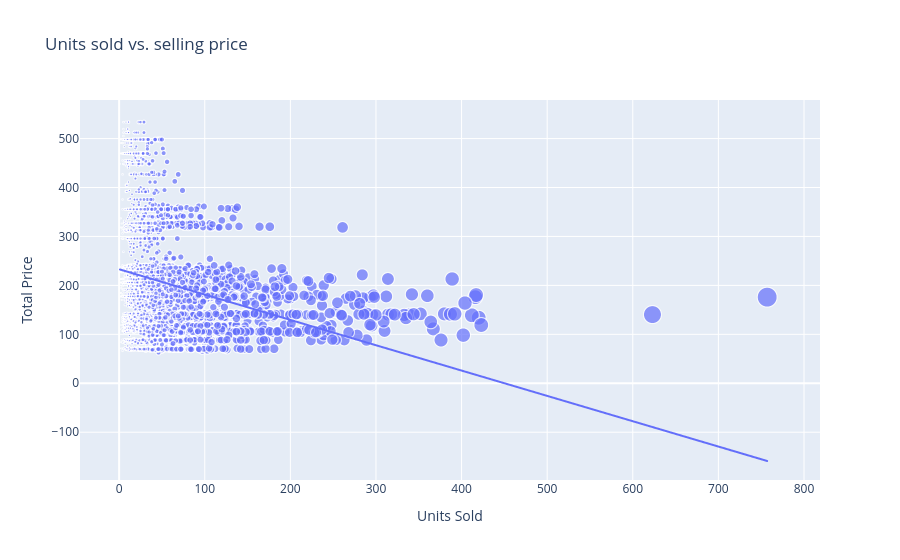

The cell this chart's notebook holds for it:
### Markdown cell above
## 3. Visualizing the relationship between price and demand

### Code cell
# 150k points make an unreadable (and very heavy) chart, so we plot a random sample
plot_sample = data.sample(5000, random_state=42)

fig = px.scatter(
    plot_sample,
    x="Units Sold",
    y="Total Price",
    size="Units Sold",
    trendline="ols",
    title="Units sold vs. selling price",
)
fig.show()

### Figure 1 — Plotly figure (JSON) as saved in the notebook; plotly's stock layout.template omitted (floating-point values rounded to 4 significant figures; data arrays with more than 128 entries replaced by an {"elided": "..."} marker saying what was removed)
{"data": [{"hovertemplate": "Units Sold=%{marker.size}<br>Total Price=%{y}<extra></extra>", "legendgroup": "", "marker": {"color": "#636efa", "size": {"elided": "5000 int values"}, "sizemode": "area", "sizeref": 1.893, "symbol": "circle"}, "mode": "markers", "name": "", "showlegend": false, "type": "scattergl", "x": {"elided": "5000 int values"}, "xaxis": "x", "y": {"elided": "5000 float values"}, "yaxis": "y"}, {"hovertemplate": "<b>OLS trendline</b><br>Total Price = -0.517593 * Units Sold + 233.012<br>R<sup>2</sup>=0.066475<br><br>Units Sold=%{x}<br>Total Price=%{y} <b>(trend)</b><extra></extra>", "legendgroup": "", "marker": {"color": "#636efa", "symbol": "circle"}, "mode": "lines", "name": "", "showlegend": false, "type": "scattergl", "x": {"elided": "5000 int values"}, "xaxis": "x", "y": {"elided": "5000 float values"}, "yaxis": "y"}], "layout": {"legend": {"itemsizing": "constant", "tracegroupgap": 0}, "title": {"text": "Units sold vs. selling price"}, "xaxis": {"anchor": "y", "domain": [0.0, 1.0], "title": {"text": "Units Sold"}}, "yaxis": {"anchor": "x", "domain": [0.0, 1.0], "title": {"text": "Total Price"}}}}
